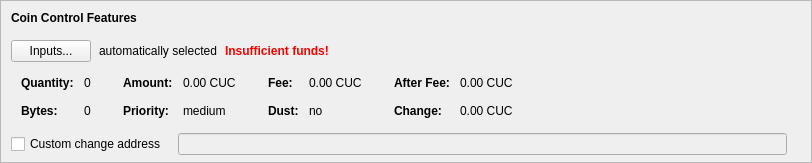
    <widget class="QFrame" name="frameCoinControl">
     <property name="sizePolicy">
      <sizepolicy hsizetype="Expanding" vsizetype="Expanding">
       <horstretch>0</horstretch>
       <verstretch>0</verstretch>
      </sizepolicy>
     </property>
     <property name="maximumSize">
      <size>
       <width>16777215</width>
       <height>16777215</height>
      </size>
     </property>
     <property name="frameShape">
      <enum>QFrame::StyledPanel</enum>
     </property>
     <property name="frameShadow">
      <enum>QFrame::Sunken</enum>
     </property>
     <layout class="QVBoxLayout" name="verticalLayoutCoinControl2">
      <property name="spacing">
       <number>0</number>
      </property>
      <property name="leftMargin">
       <number>0</number>
      </property>
      <property name="topMargin">
       <number>0</number>
      </property>
      <property name="rightMargin">
       <number>0</number>
      </property>
      <property name="bottomMargin">
       <number>6</number>
      </property>
      <item>
       <layout class="QVBoxLayout" name="verticalLayoutCoinControl" stretch="0,0,0,0,1">
        <property name="spacing">
         <number>0</number>
        </property>
        <property name="leftMargin">
         <number>10</number>
        </property>
        <property name="topMargin">
         <number>10</number>
        </property>
        <item>
         <layout class="QHBoxLayout" name="horizontalLayoutCoinControl1">
          <property name="bottomMargin">
           <number>15</number>
          </property>
          <item>
           <widget class="QLabel" name="labelCoinControlFeatures">
            <property name="sizePolicy">
             <sizepolicy hsizetype="Preferred" vsizetype="Maximum">
              <horstretch>0</horstretch>
              <verstretch>0</verstretch>
             </sizepolicy>
            </property>
            <property name="font">
             <font>
              <weight>75</weight>
              <bold>true</bold>
             </font>
            </property>
            <property name="styleSheet">
             <string notr="true">font-weight:bold;</string>
            </property>
            <property name="text">
             <string>Coin Control Features</string>
            </property>
           </widget>
          </item>
         </layout>
        </item>
        <item>
         <layout class="QHBoxLayout" name="horizontalLayoutCoinControl2" stretch="0,0,0,0">
          <property name="spacing">
           <number>8</number>
          </property>
          <property name="bottomMargin">
           <number>10</number>
          </property>
          <item>
           <widget class="QPushButton" name="pushButtonCoinControl">
            <property name="styleSheet">
             <string notr="true"/>
            </property>
            <property name="text">
             <string>Inputs...</string>
            </property>
            <property name="autoDefault">
             <bool>false</bool>
            </property>
           </widget>
          </item>
          <item>
           <widget class="QLabel" name="labelCoinControlAutomaticallySelected">
            <property name="text">
             <string>automatically selected</string>
            </property>
            <property name="margin">
             <number>5</number>
            </property>
           </widget>
          </item>
          <item>
           <widget class="QLabel" name="labelCoinControlInsuffFunds">
            <property name="font">
             <font>
              <weight>75</weight>
              <bold>true</bold>
             </font>
            </property>
            <property name="styleSheet">
             <string notr="true">color:red;font-weight:bold;</string>
            </property>
            <property name="text">
             <string>Insufficient funds!</string>
            </property>
            <property name="margin">
             <number>5</number>
            </property>
           </widget>
          </item>
          <item>
           <spacer name="horizontalSpacerCoinControl">
            <property name="orientation">
             <enum>Qt::Horizontal</enum>
            </property>
            <property name="sizeHint" stdset="0">
             <size>
              <width>40</width>
              <height>1</height>
             </size>
            </property>
           </spacer>
          </item>
         </layout>
        </item>
        <item>
         <widget class="QWidget" name="widgetCoinControl" native="true">
          <property name="sizePolicy">
           <sizepolicy hsizetype="Preferred" vsizetype="Preferred">
            <horstretch>0</horstretch>
            <verstretch>0</verstretch>
           </sizepolicy>
          </property>
          <property name="minimumSize">
           <size>
            <width>0</width>
            <height>0</height>
           </size>
          </property>
          <property name="styleSheet">
           <string notr="true"/>
          </property>
          <layout class="QHBoxLayout" name="horizontalLayoutCoinControl5">
           <property name="leftMargin">
            <number>0</number>
           </property>
           <property name="topMargin">
            <number>0</number>
           </property>
           <property name="rightMargin">
            <number>0</number>
           </property>
           <property name="bottomMargin">
            <number>0</number>
           </property>
           <item>
            <layout class="QHBoxLayout" name="horizontalLayoutCoinControl3" stretch="0,0,0,1">
             <property name="spacing">
              <number>20</number>
             </property>
             <property name="topMargin">
              <number>0</number>
             </property>
             <property name="bottomMargin">
              <number>10</number>
             </property>
             <item>
              <layout class="QFormLayout" name="formLayoutCoinControl1">
               <property name="horizontalSpacing">
                <number>10</number>
               </property>
               <property name="verticalSpacing">
                <number>14</number>
               </property>
               <property name="leftMargin">
                <number>10</number>
               </property>
               <property name="topMargin">
                <number>4</number>
               </property>
               <property name="rightMargin">
                <number>6</number>
               </property>
               <item row="0" column="0">
                <widget class="QLabel" name="labelCoinControlQuantityText">
                 <property name="font">
                  <font>
                   <weight>75</weight>
                   <bold>true</bold>
                  </font>
                 </property>
                 <property name="text">
                  <string>Quantity:</string>
                 </property>
                 <property name="margin">
                  <number>0</number>
                 </property>
                </widget>
               </item>
               <item row="0" column="1">
                <widget class="QLabel" name="labelCoinControlQuantity">
                 <property name="cursor">
                  <cursorShape>IBeamCursor</cursorShape>
                 </property>
                 <property name="contextMenuPolicy">
                  <enum>Qt::ActionsContextMenu</enum>
                 </property>
                 <property name="text">
                  <string notr="true">0</string>
                 </property>
                 <property name="margin">
                  <number>0</number>
                 </property>
                 <property name="textInteractionFlags">
                  <set>Qt::LinksAccessibleByMouse|Qt::TextSelectableByKeyboard|Qt::TextSelectableByMouse</set>
                 </property>
                </widget>
               </item>
               <item row="1" column="0">
                <widget class="QLabel" name="labelCoinControlBytesText">
                 <property name="font">
                  <font>
                   <weight>75</weight>
                   <bold>true</bold>
                  </font>
                 </property>
                 <property name="text">
                  <string>Bytes:</string>
                 </property>
                </widget>
               </item>
               <item row="1" column="1">
                <widget class="QLabel" name="labelCoinControlBytes">
                 <property name="cursor">
                  <cursorShape>IBeamCursor</cursorShape>
                 </property>
                 <property name="contextMenuPolicy">
                  <enum>Qt::ActionsContextMenu</enum>
                 </property>
                 <property name="text">
                  <string notr="true">0</string>
                 </property>
                 <property name="textInteractionFlags">
                  <set>Qt::LinksAccessibleByMouse|Qt::TextSelectableByKeyboard|Qt::TextSelectableByMouse</set>
                 </property>
                </widget>
               </item>
              </layout>
             </item>
             <item>
              <layout class="QFormLayout" name="formLayoutCoinControl2">
               <property name="horizontalSpacing">
                <number>10</number>
               </property>
               <property name="verticalSpacing">
                <number>14</number>
               </property>
               <property name="leftMargin">
                <number>6</number>
               </property>
               <property name="topMargin">
                <number>4</number>
               </property>
               <property name="rightMargin">
                <number>6</number>
               </property>
               <item row="0" column="0">
                <widget class="QLabel" name="labelCoinControlAmountText">
                 <property name="font">
                  <font>
                   <weight>75</weight>
                   <bold>true</bold>
                  </font>
                 </property>
                 <property name="text">
                  <string>Amount:</string>
                 </property>
                 <property name="margin">
                  <number>0</number>
                 </property>
                </widget>
               </item>
               <item row="0" column="1">
                <widget class="QLabel" name="labelCoinControlAmount">
                 <property name="cursor">
                  <cursorShape>IBeamCursor</cursorShape>
                 </property>
                 <property name="contextMenuPolicy">
                  <enum>Qt::ActionsContextMenu</enum>
                 </property>
                 <property name="text">
                  <string notr="true">0.00 CUC</string>
                 </property>
                 <property name="textInteractionFlags">
                  <set>Qt::LinksAccessibleByMouse|Qt::TextSelectableByKeyboard|Qt::TextSelectableByMouse</set>
                 </property>
                </widget>
               </item>
               <item row="1" column="0">
                <widget class="QLabel" name="labelCoinControlPriorityText">
                 <property name="font">
                  <font>
                   <weight>75</weight>
                   <bold>true</bold>
                  </font>
                 </property>
                 <property name="text">
                  <string>Priority:</string>
                 </property>
                </widget>
               </item>
               <item row="1" column="1">
                <widget class="QLabel" name="labelCoinControlPriority">
                 <property name="cursor">
                  <cursorShape>IBeamCursor</cursorShape>
                 </property>
                 <property name="contextMenuPolicy">
                  <enum>Qt::ActionsContextMenu</enum>
                 </property>
                 <property name="text">
                  <string notr="true">medium</string>
                 </property>
                 <property name="textInteractionFlags">
                  <set>Qt::LinksAccessibleByMouse|Qt::TextSelectableByKeyboard|Qt::TextSelectableByMouse</set>
                 </property>
                </widget>
               </item>
              </layout>
             </item>
             <item>
              <layout class="QFormLayout" name="formLayoutCoinControl3">
               <property name="horizontalSpacing">
                <number>10</number>
               </property>
               <property name="verticalSpacing">
                <number>14</number>
               </property>
               <property name="leftMargin">
                <number>6</number>
               </property>
               <property name="topMargin">
                <number>4</number>
               </property>
               <property name="rightMargin">
                <number>6</number>
               </property>
               <item row="0" column="0">
                <widget class="QLabel" name="labelCoinControlFeeText">
                 <property name="font">
                  <font>
                   <weight>75</weight>
                   <bold>true</bold>
                  </font>
                 </property>
                 <property name="text">
                  <string>Fee:</string>
                 </property>
                 <property name="margin">
                  <number>0</number>
                 </property>
                </widget>
               </item>
               <item row="0" column="1">
                <widget class="QLabel" name="labelCoinControlFee">
                 <property name="cursor">
                  <cursorShape>IBeamCursor</cursorShape>
                 </property>
                 <property name="contextMenuPolicy">
                  <enum>Qt::ActionsContextMenu</enum>
                 </property>
                 <property name="text">
                  <string notr="true">0.00 CUC</string>
                 </property>
                 <property name="textInteractionFlags">
                  <set>Qt::LinksAccessibleByMouse|Qt::TextSelectableByKeyboard|Qt::TextSelectableByMouse</set>
                 </property>
                </widget>
               </item>
               <item row="1" column="0">
                <widget class="QLabel" name="labelCoinControlLowOutputText">
                 <property name="font">
                  <font>
                   <weight>75</weight>
                   <bold>true</bold>
                  </font>
                 </property>
                 <property name="text">
                  <string>Dust:</string>
                 </property>
                </widget>
               </item>
               <item row="1" column="1">
                <widget class="QLabel" name="labelCoinControlLowOutput">
                 <property name="cursor">
                  <cursorShape>IBeamCursor</cursorShape>
                 </property>
                 <property name="contextMenuPolicy">
                  <enum>Qt::ActionsContextMenu</enum>
                 </property>
                 <property name="text">
                  <string notr="true">no</string>
                 </property>
                 <property name="textInteractionFlags">
                  <set>Qt::LinksAccessibleByMouse|Qt::TextSelectableByKeyboard|Qt::TextSelectableByMouse</set>
                 </property>
                </widget>
               </item>
              </layout>
             </item>
             <item>
              <layout class="QFormLayout" name="formLayoutCoinControl4">
               <property name="horizontalSpacing">
                <number>10</number>
               </property>
               <property name="verticalSpacing">
                <number>14</number>
               </property>
               <property name="leftMargin">
                <number>6</number>
               </property>
               <property name="topMargin">
                <number>4</number>
               </property>
               <property name="rightMargin">
                <number>6</number>
               </property>
               <item row="0" column="0">
                <widget class="QLabel" name="labelCoinControlAfterFeeText">
                 <property name="font">
                  <font>
                   <weight>75</weight>
                   <bold>true</bold>
                  </font>
                 </property>
                 <property name="text">
                  <string>After Fee:</string>
                 </property>
                 <property name="margin">
                  <number>0</number>
                 </property>
                </widget>
               </item>
               <item row="0" column="1">
                <widget class="QLabel" name="labelCoinControlAfterFee">
                 <property name="cursor">
                  <cursorShape>IBeamCursor</cursorShape>
                 </property>
                 <property name="contextMenuPolicy">
                  <enum>Qt::ActionsContextMenu</enum>
                 </property>
                 <property name="text">
                  <string notr="true">0.00 CUC</string>
                 </property>
                 <property name="textInteractionFlags">
                  <set>Qt::LinksAccessibleByMouse|Qt::TextSelectableByKeyboard|Qt::TextSelectableByMouse</set>
                 </property>
                </widget>
               </item>
               <item row="1" column="0">
                <widget class="QLabel" name="labelCoinControlChangeText">
                 <property name="font">
                  <font>
                   <weight>75</weight>
                   <bold>true</bold>
                  </font>
                 </property>
                 <property name="text">
                  <string>Change:</string>
                 </property>
                </widget>
               </item>
               <item row="1" column="1">
                <widget class="QLabel" name="labelCoinControlChange">
                 <property name="cursor">
                  <cursorShape>IBeamCursor</cursorShape>
                 </property>
                 <property name="contextMenuPolicy">
                  <enum>Qt::ActionsContextMenu</enum>
                 </property>
                 <property name="text">
                  <string notr="true">0.00 CUC</string>
                 </property>
                 <property name="textInteractionFlags">
                  <set>Qt::LinksAccessibleByMouse|Qt::TextSelectableByKeyboard|Qt::TextSelectableByMouse</set>
                 </property>
                </widget>
               </item>
              </layout>
             </item>
            </layout>
           </item>
          </layout>
         </widget>
        </item>
        <item>
         <layout class="QHBoxLayout" name="horizontalLayoutCoinControl4" stretch="0,0,0">
          <property name="spacing">
           <number>12</number>
          </property>
          <property name="sizeConstraint">
           <enum>QLayout::SetDefaultConstraint</enum>
          </property>
          <property name="topMargin">
           <number>5</number>
          </property>
          <property name="rightMargin">
           <number>5</number>
          </property>
          <item>
           <widget class="QCheckBox" name="checkBoxCoinControlChange">
            <property name="toolTip">
             <string>If this is activated, but the change address is empty or invalid, change will be sent to a newly generated address.</string>
            </property>
            <property name="text">
             <string>Custom change address</string>
            </property>
           </widget>
          </item>
          <item>
           <widget class="QValidatedLineEdit" name="lineEditCoinControlChange">
            <property name="enabled">
             <bool>false</bool>
            </property>
            <property name="sizePolicy">
             <sizepolicy hsizetype="Expanding" vsizetype="Fixed">
              <horstretch>0</horstretch>
              <verstretch>0</verstretch>
             </sizepolicy>
            </property>
           </widget>
          </item>
          <item>
           <widget class="QLabel" name="labelCoinControlChangeLabel">
            <property name="sizePolicy">
             <sizepolicy hsizetype="Preferred" vsizetype="Expanding">
              <horstretch>0</horstretch>
              <verstretch>0</verstretch>
             </sizepolicy>
            </property>
            <property name="minimumSize">
             <size>
              <width>0</width>
              <height>0</height>
             </size>
            </property>
            <property name="text">
             <string/>
            </property>
            <property name="margin">
             <number>3</number>
            </property>
           </widget>
          </item>
         </layout>
        </item>
        <item>
         <spacer name="verticalSpacerCoinControl">
          <property name="orientation">
           <enum>Qt::Vertical</enum>
          </property>
          <property name="sizeHint" stdset="0">
           <size>
            <width>800</width>
            <height>1</height>
           </size>
          </property>
         </spacer>
        </item>
       </layout>
      </item>
     </layout>
    </widget>
